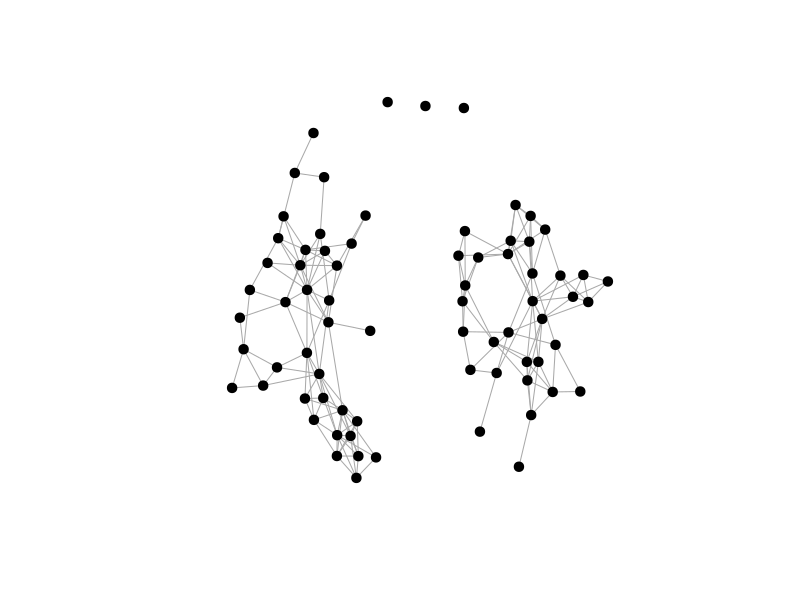
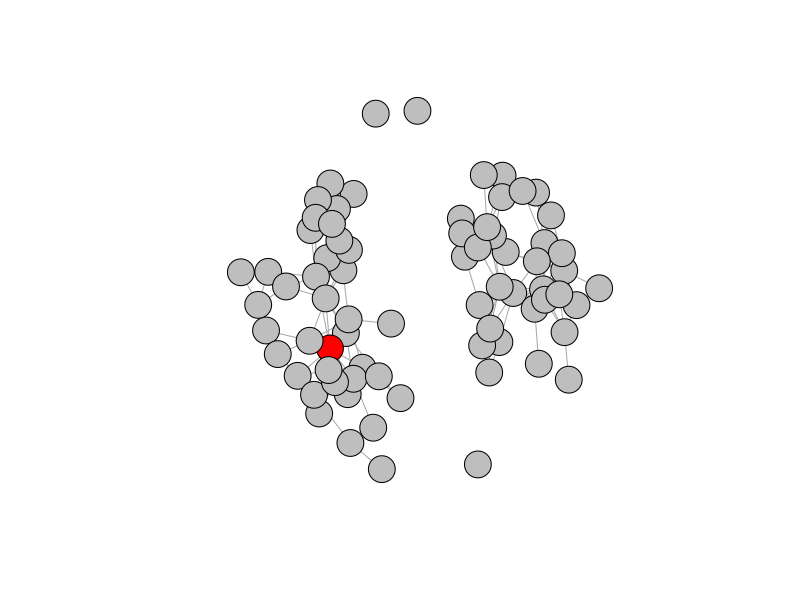
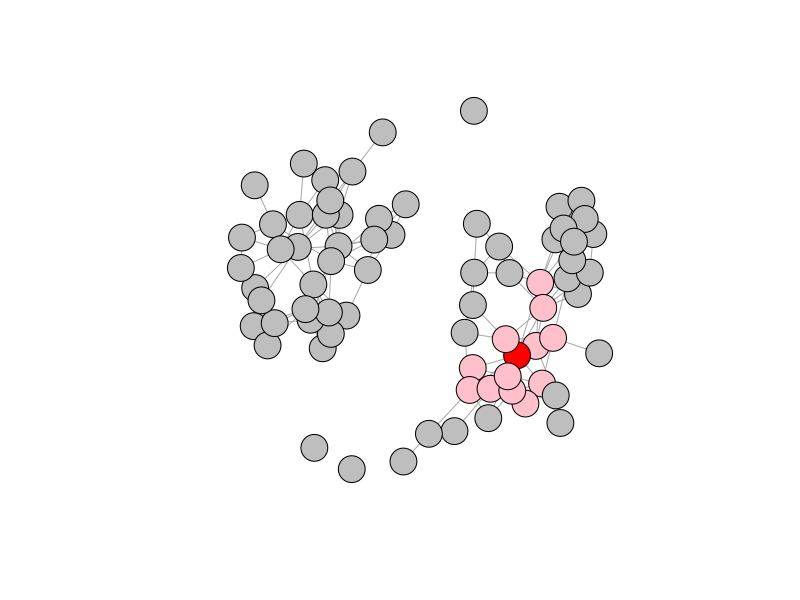
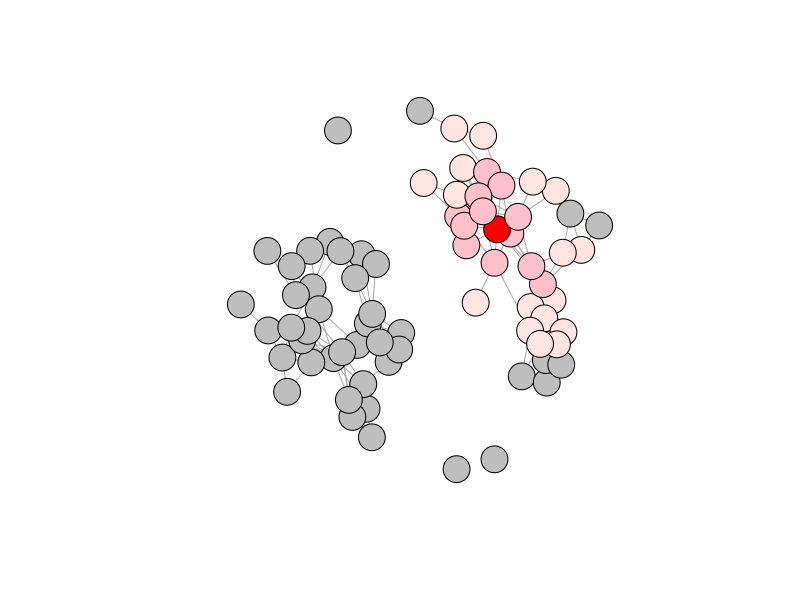

Source code (R) for these figures, in order:
library(sna)
data(coleman)
coleman[1,1:10,1:10]

library(igraph)
ggraph<-graph_from_adjacency_matrix(coleman[1,,],
                                    mode="undirected", diag=FALSE)
plot(ggraph, vertex.color="black", vertex.size=5, vertex.label=NA)


degree.cent <- igraph::degree(ggraph)
degree.cent


V(ggraph)$color <- ifelse(V(ggraph)$name == 21, "red", "grey")
plot(ggraph,vertex.color=V(ggraph)$color,  vertex.label=NA)

neighbors(ggraph,21)

V(ggraph)$color <- ifelse(V(ggraph)$name %in% neighbors(ggraph,21), "pink", "grey")
V(ggraph)$color[V(ggraph)$name == 21]<- "red"
plot(ggraph, vertex.label=NA)


mynet<-as.matrix(igraph::as_adj(ggraph))
mynet2<-mynet%*%mynet
diag(mynet2)<-0 #a node cannot be connected to itself
neighbors2<-names(mynet2[21,][mynet2[21,]>0])
neighbors2


V(ggraph)$color <- ifelse(V(ggraph)$name %in% neighbors2, "mistyrose", "grey")
V(ggraph)$color[V(ggraph)$name %in% neighbors(ggraph,21)]<- "pink"
V(ggraph)$color[V(ggraph)$name == 21]<- "red"
plot(ggraph, vertex.label=NA)
